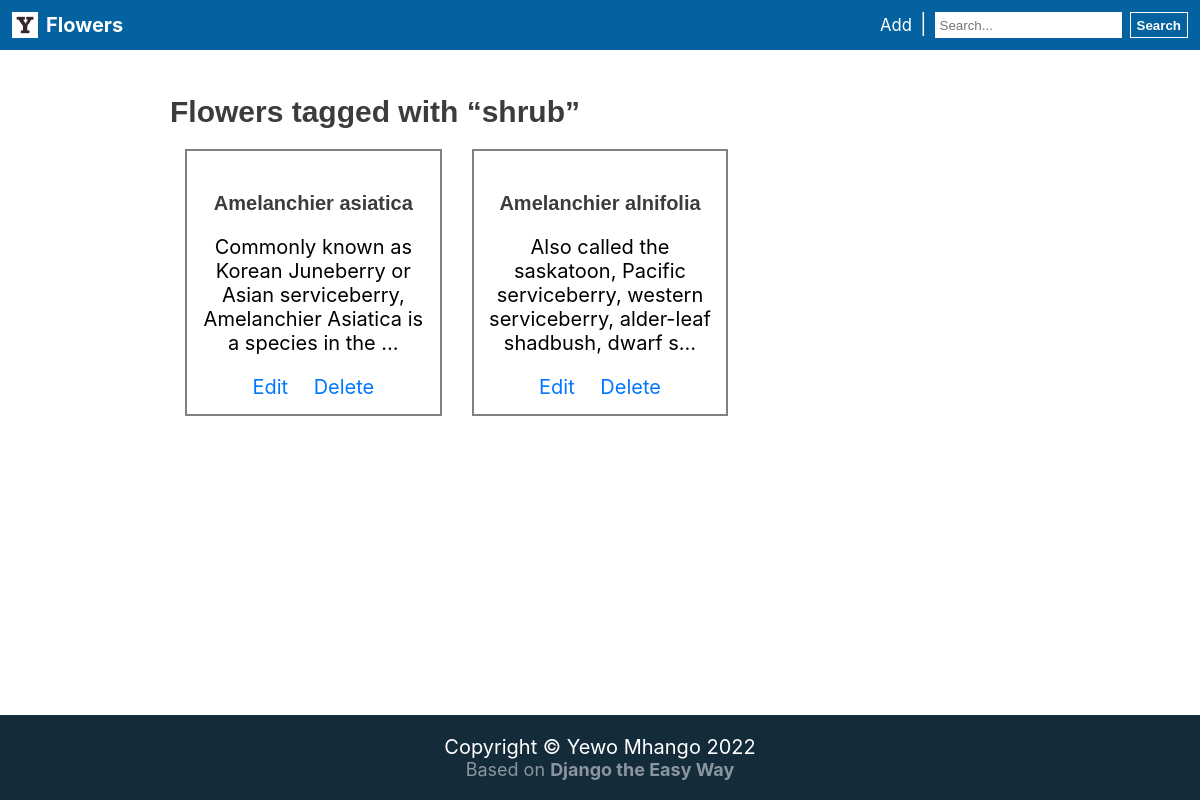
/tags/shrub/, run on an earlier commit of the app's database.
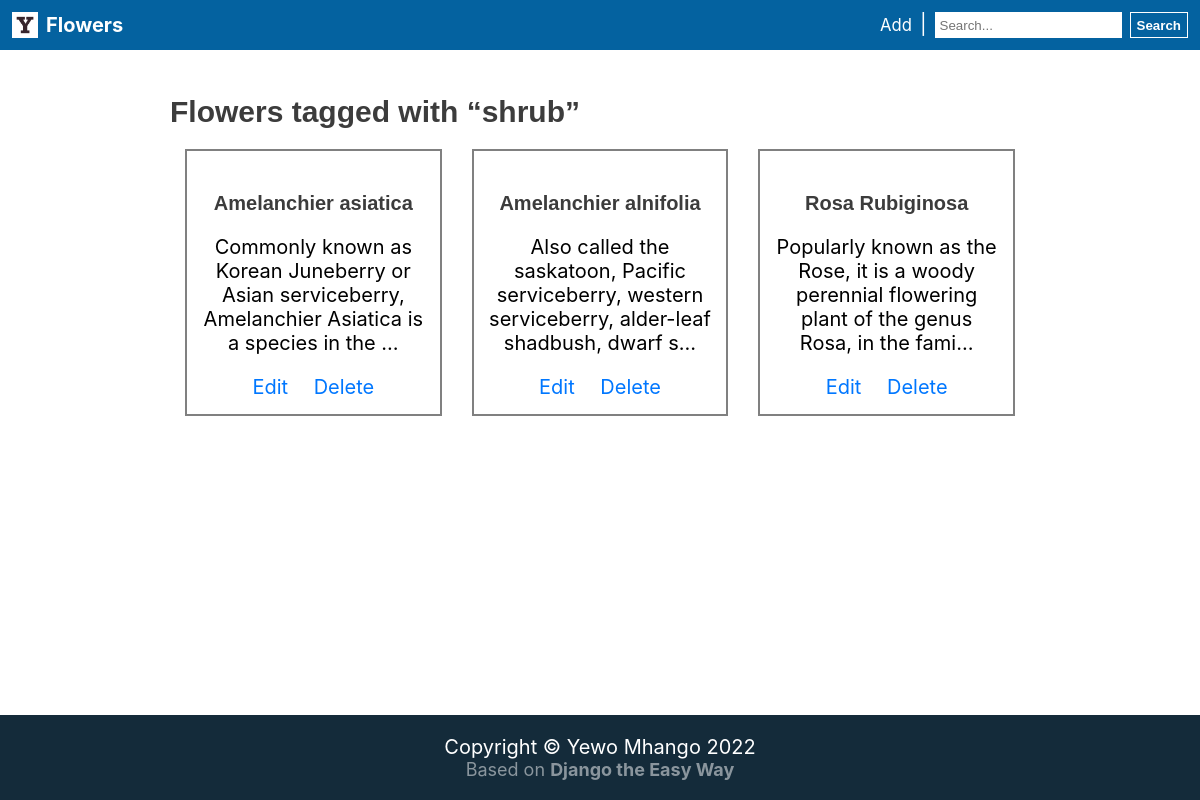
And on a later commit of the database.
### myapp/models.py (models this page shows, shortened)
class Flower(models.Model):
    title = models.CharField(max_length=255, default='')
    description = models.TextField(default='')
    slug = models.SlugField(blank=True, default='')
    category = models.ForeignKey(Category, null=True, on_delete=models.PROTECT)
    tags = models.ManyToManyField(Tag)

### myapp/views.py (the view)
# urls.py: path('tags/<slug:slug>/', myapp_views.tags, name='tags'),
def tags(request: HttpRequest, slug=None):
    flowers = Flower.objects.filter(tags__slug=slug)
    return render(request, 'myapp/index.html', {'flowers': flowers, 'page_title': 'Flowers tagged with “' + slug + '”'})

### myapp/templates/myapp/index.html (shortened to what this page needs)
{% extends 'base/base.html' %} {% block content %}
<h2>{{ page_title }}</h2>
<div class="cards-container">
  {% for flower in flowers %}
  <div class="url-card" onclick="location=`{% url 'detail' flower.slug %}`">
    <h4 class="card-tile">{{ flower.title }}</h4>
    <p class="card-text">{{ flower.description | truncatechars:100 }}</p>
    <a href="{% url 'edit' pk=flower.pk %}" class="card-link">Edit</a>
    <a href="{% url 'delete' pk=flower.pk %}" class="card-link">Delete</a>
  </div>
  {% endfor %}
</div>
 {% endblock %}

What changed in the data, as far as the page shows it:
added Flower: title "Rosa Rubiginosa", description "Popularly known as the Rose, it is a woody perennial flowering plant of the genus Rosa, in the fami…"
